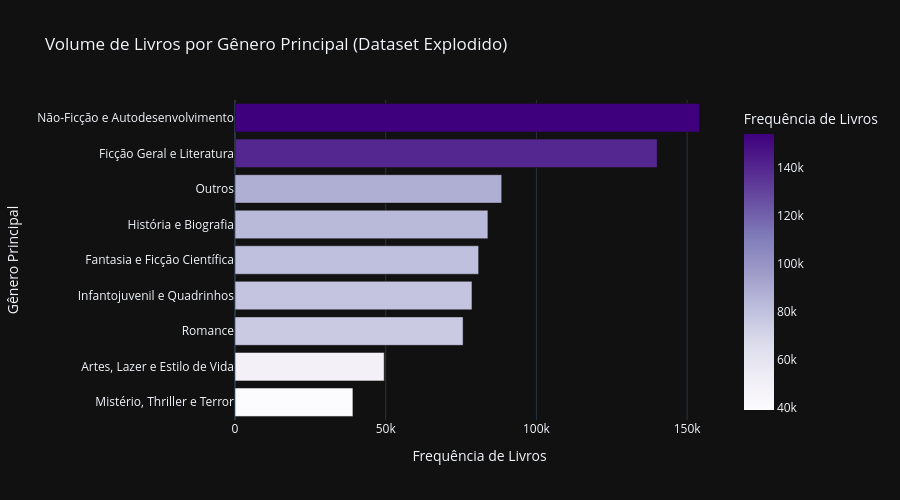

Notebook code for this chart:
### Markdown cell above
## 4. Análise Exploratória (EDA) pós-mapeamento
Vamos analisar a volumetria e as características de páginas e avaliações médias para cada gênero principal.

### Code cell
# Gráfico do Volume de Livros por Gênero Principal
fig_counts = px.bar(
    counts.reset_index(),
    x='count',
    y='genre_main',
    orientation='h',
    title='Volume de Livros por Gênero Principal (Dataset Explodido)',
    labels={'genre_main': 'Gênero Principal', 'count': 'Frequência de Livros'},
    color='count',
    color_continuous_scale='purples'
)
fig_counts.update_layout(yaxis={'categoryorder':'total ascending'}, height=500, template='plotly_dark')
fig_counts.show()

### Figure 1 — Plotly figure (JSON) as saved in the notebook; plotly's stock layout.template omitted (floating-point values rounded to 4 significant figures)
{"data": [{"hovertemplate": "Frequência de Livros=%{marker.color}<br>Gênero Principal=%{y}<extra></extra>", "legendgroup": "", "marker": {"color": [154125, 140075, 88488, 83910, 80827, 78620, 75670, 49494, 39124], "coloraxis": "coloraxis", "pattern": {"shape": ""}}, "name": "", "orientation": "h", "showlegend": false, "textposition": "auto", "x": [154125, 140075, 88488, 83910, 80827, 78620, 75670, 49494, 39124], "xaxis": "x", "y": ["Não-Ficção e Autodesenvolvimento", "Ficção Geral e Literatura", "Outros", "História e Biografia", "Fantasia e Ficção Científica", "Infantojuvenil e Quadrinhos", "Romance", "Artes, Lazer e Estilo de Vida", "Mistério, Thriller e Terror"], "yaxis": "y", "type": "bar"}], "layout": {"xaxis": {"anchor": "y", "domain": [0.0, 1.0], "title": {"text": "Frequência de Livros"}}, "yaxis": {"anchor": "x", "domain": [0.0, 1.0], "title": {"text": "Gênero Principal"}, "categoryorder": "total ascending"}, "coloraxis": {"colorbar": {"title": {"text": "Frequência de Livros"}}, "colorscale": [[0.0, "rgb(252,251,253)"], [0.125, "rgb(239,237,245)"], [0.25, "rgb(218,218,235)"], [0.375, "rgb(188,189,220)"], [0.5, "rgb(158,154,200)"], [0.625, "rgb(128,125,186)"], [0.75, "rgb(106,81,163)"], [0.875, "rgb(84,39,143)"], [1.0, "rgb(63,0,125)"]]}, "legend": {"tracegroupgap": 0}, "title": {"text": "Volume de Livros por Gênero Principal (Dataset Explodido)"}, "barmode": "relative", "height": 500}}
